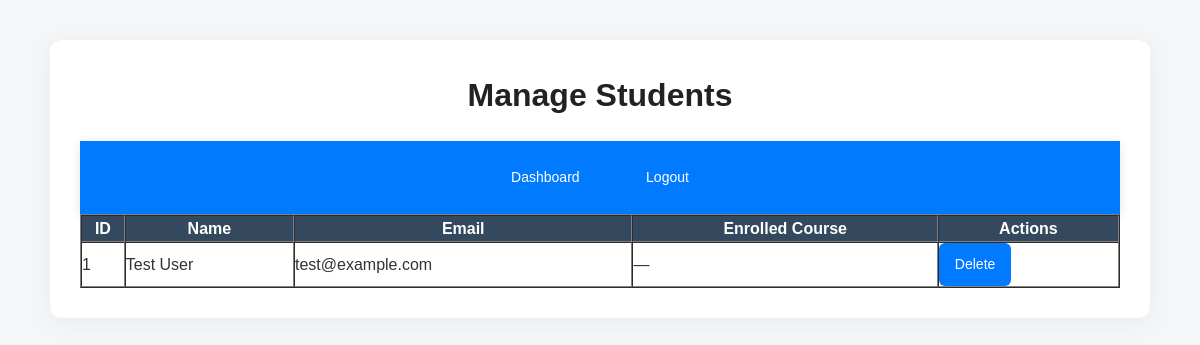
/admin/manage_student.php (signed in), run on the app's committed database.
### tables this page shows
CREATE TABLE IF NOT EXISTS student (
    id INT AUTO_INCREMENT PRIMARY KEY,
    name VARCHAR(100) NOT NULL,
    email VARCHAR(100) NOT NULL UNIQUE,
    password VARCHAR(255) NOT NULL
);

### admin/manage_student.php (the view, shortened to what this page needs)
<?php
include '../db.php';
$students = $conn->query("
    SELECT s.id AS student_id, s.name, s.email, e.id AS enroll_id, c.course_name
    FROM student s
    LEFT JOIN enrollment_table e ON s.id = e.student_id
    LEFT JOIN courses c ON e.course_id = c.id
    ORDER BY s.id
");
?>
<!DOCTYPE html>
<html>
<head>
    <link rel="stylesheet" href="../style.css">
</head>
<body>
<div class="container">
    <h1>Manage Students</h1>
    <nav>
        <a href="admin_dashboard.php" class="btn">Dashboard</a>
        <a href="logout.php" class="btn btn-delete">Logout</a>
    </nav>
    <table border="1" cellpadding="8" cellspacing="0" width="100%">
        <tr style="background:#34495e;color:white;">
            <th>ID</th>
            <th>Name</th>
            <th>Email</th>
            <th>Enrolled Course</th>
            <th>Actions</th>
        </tr>
        <?php
        while ($row = $students->fetch_assoc()) {
            echo "<tr>";
            echo "<td>{$row['student_id']}</td>";
            echo "<td>{$row['name']}</td>";
            echo "<td>{$row['email']}</td>";
            echo "<td>" . ($row['course_name'] ?: '—') . "</td>";
            echo "<td>";
            echo "<a href='?delete_id={$row['student_id']}' class='btn btn-delete' onclick='return confirm(\"Delete student?\")'>Delete</a> ";
            echo "</td></tr>";
        }
        ?>
    </table>
</div>
</body>
</html>

### style.css (style rules this page uses)
* { margin: 0; padding: 0; box-sizing: border-box; font-family: "Poppins", Arial, sans-serif; }
body { background: #f4f6f8; color: #333; line-height: 1.6; }
nav { background: #007bff; color: white; padding: 15px 0; text-align: center; box-shadow: 0 2px 10px rgba(0, 0, 0, 0.1); }
nav a { color: white; text-decoration: none; margin: 0 15px; font-weight: 500; transition: 0.3s; }
.container { max-width: 1100px; margin: 40px auto; background: white; padding: 30px; border-radius: 12px; box-shadow: 0 4px 25px rgba(0, 0, 0, 0.05); }
h1, h2 { text-align: center; color: #222; margin-bottom: 20px; }
button, .btn { background: #007bff; color: white; border: none; padding: 10px 16px; border-radius: 6px; font-size: 14px; cursor: pointer; transition: 0.3s; text-decoration: none; display: inline-block; text-align: center; }

### data on the page
student: id "1", name "Test User", email "test@example.com", course_name "—"
